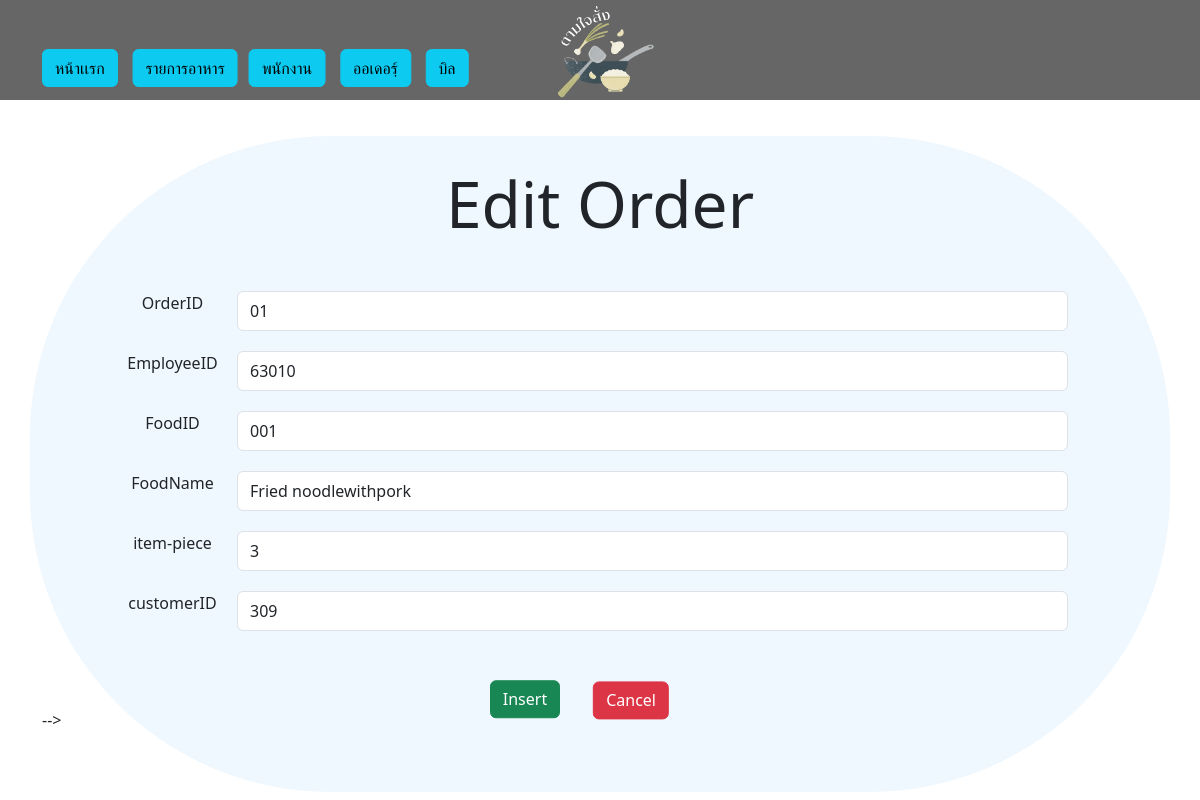
The page /edit_order.php?update_idorder=01 (signed in) on the database its author committed.
### tables this page shows
CREATE TABLE `foodorder` (
  `Order_ID` varchar(20) NOT NULL,
  `Employee_ID` int(5) NOT NULL,
  `Food_ID` varchar(10) NOT NULL,
  `FoodName` varchar(20) NOT NULL,
  `items` int(3) NOT NULL,
  `customer_ID` int(5) NOT NULL
);

### edit_order.php (the view, shortened to what this page needs)
<?php
    if ($_SESSION['userlevel'] != 'Admin') {
    header("Location: indexuser.php");
}else{
require_once('connectionpdo.php');
if (isset($_REQUEST['update_idorder'])) {
    try {
        $Order_ID = $_REQUEST['update_idorder'];
        $select_stmt = $conn->prepare("SELECT * FROM foodorder WHERE Order_ID = :id");
        $select_stmt->bindParam(':id',$Order_ID);
        $select_stmt->execute();
        $row = $select_stmt->fetch(PDO::FETCH_ASSOC);
                $Employee_ID = $row['Employee_ID'];
                $Food_ID = $row['Food_ID'];
                $FoodName = $row['FoodName'];
                $item = $row['items'];
                $customer_ID = $row['customer_ID'];
    } catch(PDOException $e) {
        echo $e->getMessage();
    }
}
?>
<!DOCTYPE html>
<html>
    <head>
        <link rel="stylesheet" href="csstest.css">
         <link rel="stylesheet" href="menucss.css">
         <link rel="stylesheet" href="bootstrap-5.3.0-alpha1-dist/css/bootstrap.min.css">
    </head>
<header>
    <nav>
            <img class= "logo rounded" src="pic/lll2.png" alt="LOGO">
           <div class = "container headcon">
               <a href="indexadmin.php" class="btn btn-info a"> หน้าเเรก</a>
                <a href="menu.php" class="btn btn-info b">รายการอาหาร</a>
                <a href="menu_emp.php" class="btn btn-info c">พนักงาน</a>
                <a href="menu_order.php" class="btn btn-info d">ออเดอรฺ์</a>
               <a href="menu_Bill.php" class="btn btn-info e">บิล</a>
           </div>
  </header>
<body>
    <div class="container con">
    <div class="display-3 text-center">Edit Order</div>
    <form method="post" class="form-horizontal mt-5" enctype="multipart/form-data">
            <div class="form-group text-center">
                <div class="row">
                    <label for="OrderID" class="col-sm-3 control-label">OrderID</label>
                    <div class="col-sm-9">
                        <input type="text" name="txt_OrderID" class="form-control t" value="<?php echo $Order_ID; ?>">
                    </div>
                </div>
            </div>
            <div class="form-group text-center">
                <div class="row">
                    <label for="EmployeeID" class="col-sm-3 control-label">EmployeeID</label>
                    <div class="col-sm-9">
                        <input type="text" name="txt_EmployeeID" class="form-control t" value="<?php echo $Employee_ID; ?>">
                    </div>
                </div>
            </div>
            <div class="form-group text-center">
                <div class="row">
                    <label for="FoodID" class="col-sm-3 control-label">FoodID</label>
                    <div class="col-sm-9">
                        <input type="text" name="txt_FoodID" class="form-control t" value="<?php echo $Food_ID; ?>">
                    </div>
                </div>
            </div>
            <div class="form-group text-center">
                <div class="row">
                    <label for="name" class="col-sm-3 control-label">FoodName</label>
            <div class="col-sm-9">
                <input type="text" name="txt_FoodName" class="form-control t" value="<?php echo $FoodName; ?>">
            </div>
                </div>
            </div>
            <div class="form-group text-center">
                <div class="row">
                    <label for="name" class="col-sm-3 control-label">item-piece</label>
            <div class="col-sm-9">
                <input type="text" name="txt_item" class="form-control t" value="<?php echo $item ; ?>">
            </div>
                </div>
            </div>
            <div class="form-group text-center">
                <div class="row">
                    <label for="name" class="col-sm-3 control-label">customerID</label>
            <div class="col-sm-9">
                <input type="text" name="txt_customerID" class="form-control t" value="<?php echo $customer_ID; ?>">
            </div>
                </div>
            </div>
            <div class="form-group text-center">
                <div class="col-md-12 mt-3">
                    <input type="submit" name="btn_updateorder" class="btn btn-success ton" value="Insert">
                    <a href="menu_order.php" class="btn btn-danger">Cancel</a>
                </div>
            </div>
    </form>
<?php include_once("foot.php"); ?>-->
<?php } ?>

### csstest.css (style rules this page uses)
body { background-image: url("pic/bc.avif"); background-repeat: repeat; max-width: 100%; height: auto; }
.logo { max-width: 150px; height: auto; position: absolute; left: 50%; transform: translate(-50%,29%); }
.btn-danger { margin-right: 70px; margin-top: 3px; transform: translate(38%,30%); }
nav { display: flex; align-items: flex-end; justify-content: center; background: rgba(0, 0, 0, 0.6); width: 100%; height: 100px; padding-top: 30px; padding-bottom: 12px; text-align: center; position: relative; }
nav a { display: contents; color: #fff; text-decoration: none; font-size: 85%; padding-left: 5%; padding-right: 1%; margin-bottom: 1px; transition: all 0.8s ease-in-out; }
nav .a { transform: translate(0%,0%); }
nav .b { transform: translate(10%,0%); }
nav .c { transform: translate(23%,0%); }
nav .d { transform: translate(40%,0%); }
nav .e { transform: translate(90%,0%); }
body { padding: 0; margin: 0; background-color: floralwhite; }
.headcon { display: inline-block; width: 100%; text-align: left; }

### menucss.css (style rules this page uses)
header { margin-bottom: 3%; width: 100%; height: auto; }
body { width: 100%; height: auto; background-color: #34495e; position: relative; font-family: 'verdana',sans-serif; }
.con { background-color: aliceblue; padding: 30px; padding-bottom: 5%; border-radius: 300px; }
.t { width: 100%; height: 40px; box-sizing: border-box; padding: 10px; margin-bottom: 20px; margin-left: -90px }
.ton { transform: translateY(32.2%); }

### rows shown on the page
foodorder: txt_EmployeeID "63010", txt_FoodID "001", txt_FoodName "Fried noodlewithpork", txt_item "3", txt_customerID "309"
